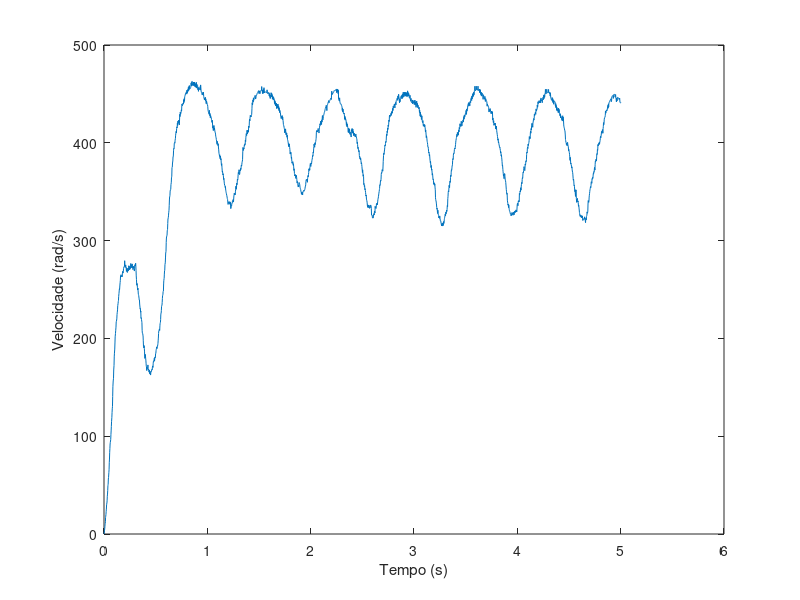
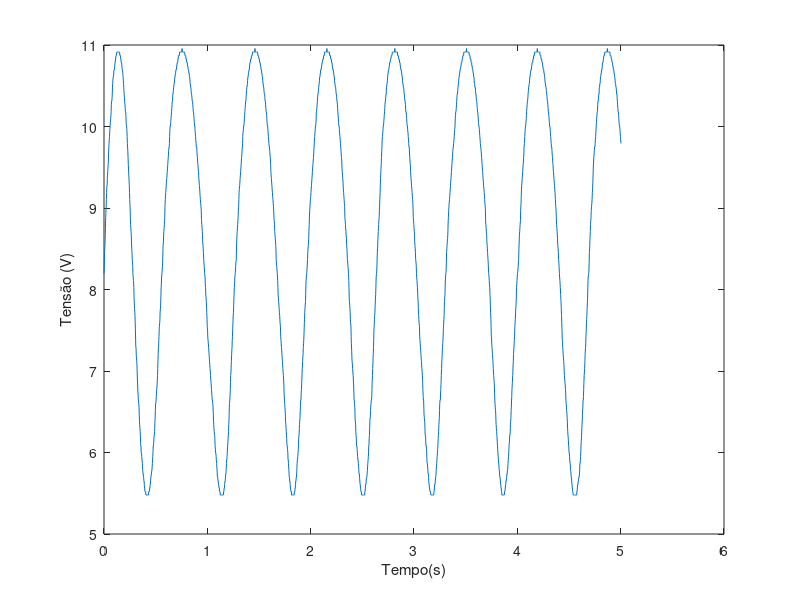

Write the MATLAB code that produced these figures, in order.
clear all
close all

[vel, tempo, sin] = textread('./output/output.txt', "%f,%f,%f")


figure(1)
plot(tempo, vel)
xlabel("Tempo (s)");
ylabel("Velocidade (rad/s)")
figure(2)
plot(tempo, sin)
xlabel("Tempo(s)");
ylabel("Tensão (V)");
